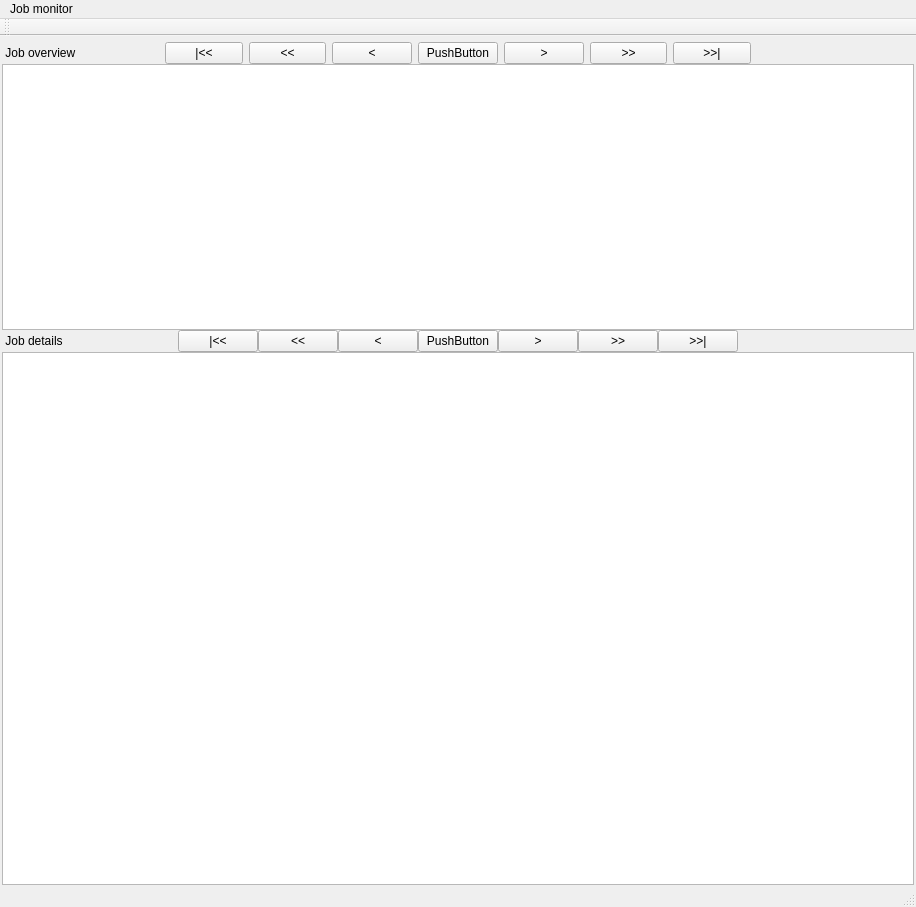
<?xml version="1.0" encoding="UTF-8"?>
<ui version="4.0">
 <class>MainWindow</class>
 <widget class="QMainWindow" name="MainWindow">
  <property name="geometry">
   <rect>
    <x>0</x>
    <y>0</y>
    <width>916</width>
    <height>907</height>
   </rect>
  </property>
  <property name="sizePolicy">
   <sizepolicy hsizetype="Preferred" vsizetype="Minimum">
    <horstretch>0</horstretch>
    <verstretch>0</verstretch>
   </sizepolicy>
  </property>
  <property name="windowTitle">
   <string>MainWindow</string>
  </property>
  <widget class="QWidget" name="centralWidget">
   <layout class="QVBoxLayout" name="verticalLayout_3">
    <property name="spacing">
     <number>0</number>
    </property>
    <property name="leftMargin">
     <number>2</number>
    </property>
    <property name="topMargin">
     <number>6</number>
    </property>
    <property name="rightMargin">
     <number>2</number>
    </property>
    <property name="bottomMargin">
     <number>0</number>
    </property>
    <item>
     <layout class="QHBoxLayout" name="overview_navigation">
      <item>
       <widget class="QLabel" name="label">
        <property name="minimumSize">
         <size>
          <width>120</width>
          <height>0</height>
         </size>
        </property>
        <property name="text">
         <string> Job overview</string>
        </property>
       </widget>
      </item>
      <item>
       <spacer name="horizontalSpacer_4">
        <property name="orientation">
         <enum>Qt::Horizontal</enum>
        </property>
        <property name="sizeHint" stdset="0">
         <size>
          <width>40</width>
          <height>20</height>
         </size>
        </property>
       </spacer>
      </item>
      <item>
       <widget class="QPushButton" name="qwOverviewFirst">
        <property name="minimumSize">
         <size>
          <width>60</width>
          <height>0</height>
         </size>
        </property>
        <property name="text">
         <string>|&lt;&lt;</string>
        </property>
       </widget>
      </item>
      <item>
       <widget class="QPushButton" name="qwOverviewFBwd">
        <property name="minimumSize">
         <size>
          <width>60</width>
          <height>0</height>
         </size>
        </property>
        <property name="text">
         <string>&lt;&lt;</string>
        </property>
       </widget>
      </item>
      <item>
       <widget class="QPushButton" name="qwOverviewBwd">
        <property name="text">
         <string>&lt;</string>
        </property>
       </widget>
      </item>
      <item>
       <widget class="QPushButton" name="qwOverviewTimestamp">
        <property name="text">
         <string>PushButton</string>
        </property>
       </widget>
      </item>
      <item>
       <widget class="QPushButton" name="qwOverviewFwd">
        <property name="text">
         <string>&gt;</string>
        </property>
       </widget>
      </item>
      <item>
       <widget class="QPushButton" name="qwOverviewFFwd">
        <property name="minimumSize">
         <size>
          <width>60</width>
          <height>0</height>
         </size>
        </property>
        <property name="text">
         <string>&gt;&gt;</string>
        </property>
       </widget>
      </item>
      <item>
       <widget class="QPushButton" name="qwOverviewLast">
        <property name="minimumSize">
         <size>
          <width>60</width>
          <height>0</height>
         </size>
        </property>
        <property name="text">
         <string>&gt;&gt;|</string>
        </property>
       </widget>
      </item>
      <item>
       <spacer name="horizontalSpacer_3">
        <property name="orientation">
         <enum>Qt::Horizontal</enum>
        </property>
        <property name="sizeHint" stdset="0">
         <size>
          <width>40</width>
          <height>20</height>
         </size>
        </property>
       </spacer>
      </item>
      <item>
       <widget class="QLabel" name="qwOverviewNSamples">
        <property name="minimumSize">
         <size>
          <width>120</width>
          <height>0</height>
         </size>
        </property>
        <property name="text">
         <string/>
        </property>
        <property name="alignment">
         <set>Qt::AlignRight|Qt::AlignTrailing|Qt::AlignVCenter</set>
        </property>
       </widget>
      </item>
     </layout>
    </item>
    <item>
     <widget class="QPlainTextEdit" name="qwOverview">
      <property name="sizePolicy">
       <sizepolicy hsizetype="Expanding" vsizetype="Expanding">
        <horstretch>0</horstretch>
        <verstretch>1</verstretch>
       </sizepolicy>
      </property>
     </widget>
    </item>
    <item>
     <layout class="QHBoxLayout" name="details_navigation">
      <property name="spacing">
       <number>-1</number>
      </property>
      <property name="bottomMargin">
       <number>0</number>
      </property>
      <item>
       <widget class="QLabel" name="qwJobDetails_2">
        <property name="minimumSize">
         <size>
          <width>120</width>
          <height>0</height>
         </size>
        </property>
        <property name="text">
         <string> Job details</string>
        </property>
       </widget>
      </item>
      <item>
       <spacer name="horizontalSpacer">
        <property name="orientation">
         <enum>Qt::Horizontal</enum>
        </property>
        <property name="sizeHint" stdset="0">
         <size>
          <width>40</width>
          <height>20</height>
         </size>
        </property>
       </spacer>
      </item>
      <item>
       <widget class="QPushButton" name="qwDetailsFirst">
        <property name="minimumSize">
         <size>
          <width>60</width>
          <height>0</height>
         </size>
        </property>
        <property name="text">
         <string>|&lt;&lt;</string>
        </property>
       </widget>
      </item>
      <item>
       <widget class="QPushButton" name="qwDetailsFBwd">
        <property name="minimumSize">
         <size>
          <width>60</width>
          <height>0</height>
         </size>
        </property>
        <property name="text">
         <string>&lt;&lt;</string>
        </property>
       </widget>
      </item>
      <item>
       <widget class="QPushButton" name="qwDetailsBwd">
        <property name="text">
         <string>&lt;</string>
        </property>
       </widget>
      </item>
      <item>
       <widget class="QPushButton" name="qwDetailsTimestamp">
        <property name="text">
         <string>PushButton</string>
        </property>
       </widget>
      </item>
      <item>
       <widget class="QPushButton" name="qwDetailsFwd">
        <property name="text">
         <string>&gt;</string>
        </property>
       </widget>
      </item>
      <item>
       <widget class="QPushButton" name="qwDetailsFFwd">
        <property name="minimumSize">
         <size>
          <width>60</width>
          <height>0</height>
         </size>
        </property>
        <property name="text">
         <string>&gt;&gt;</string>
        </property>
       </widget>
      </item>
      <item>
       <widget class="QPushButton" name="qwDetailsLast">
        <property name="minimumSize">
         <size>
          <width>60</width>
          <height>0</height>
         </size>
        </property>
        <property name="text">
         <string>&gt;&gt;|</string>
        </property>
       </widget>
      </item>
      <item>
       <spacer name="horizontalSpacer_2">
        <property name="orientation">
         <enum>Qt::Horizontal</enum>
        </property>
        <property name="sizeHint" stdset="0">
         <size>
          <width>40</width>
          <height>20</height>
         </size>
        </property>
       </spacer>
      </item>
      <item>
       <widget class="QLabel" name="qwDetailsJobid">
        <property name="sizePolicy">
         <sizepolicy hsizetype="Preferred" vsizetype="Preferred">
          <horstretch>0</horstretch>
          <verstretch>0</verstretch>
         </sizepolicy>
        </property>
        <property name="minimumSize">
         <size>
          <width>60</width>
          <height>0</height>
         </size>
        </property>
        <property name="text">
         <string/>
        </property>
        <property name="alignment">
         <set>Qt::AlignRight|Qt::AlignTrailing|Qt::AlignVCenter</set>
        </property>
       </widget>
      </item>
      <item>
       <widget class="QLabel" name="qwDetailsNSamples">
        <property name="minimumSize">
         <size>
          <width>60</width>
          <height>0</height>
         </size>
        </property>
        <property name="text">
         <string/>
        </property>
        <property name="alignment">
         <set>Qt::AlignRight|Qt::AlignTrailing|Qt::AlignVCenter</set>
        </property>
       </widget>
      </item>
     </layout>
    </item>
    <item>
     <widget class="QPlainTextEdit" name="qwDetails">
      <property name="sizePolicy">
       <sizepolicy hsizetype="Expanding" vsizetype="Expanding">
        <horstretch>0</horstretch>
        <verstretch>2</verstretch>
       </sizepolicy>
      </property>
     </widget>
    </item>
   </layout>
  </widget>
  <widget class="QMenuBar" name="menuBar">
   <property name="geometry">
    <rect>
     <x>0</x>
     <y>0</y>
     <width>916</width>
     <height>22</height>
    </rect>
   </property>
   <widget class="QMenu" name="menuLauncher">
    <property name="title">
     <string>Job monitor</string>
    </property>
   </widget>
   <addaction name="menuLauncher"/>
  </widget>
  <widget class="QToolBar" name="mainToolBar">
   <property name="sizePolicy">
    <sizepolicy hsizetype="Preferred" vsizetype="Preferred">
     <horstretch>0</horstretch>
     <verstretch>0</verstretch>
    </sizepolicy>
   </property>
   <attribute name="toolBarArea">
    <enum>TopToolBarArea</enum>
   </attribute>
   <attribute name="toolBarBreak">
    <bool>false</bool>
   </attribute>
  </widget>
  <widget class="QStatusBar" name="statusBar"/>
 </widget>
 <layoutdefault spacing="6" margin="11"/>
 <resources/>
 <connections/>
</ui>
